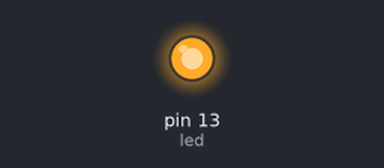
A sketch run on a simulated Arduino Uno, built with avr-gcc and run on an emulated ATmega328P. Parts: output pins drawn as LEDs (lit = HIGH).

Above: at 0.1 s.
Timing chart, 0 to 1.6 s (numbered marks = the images above):
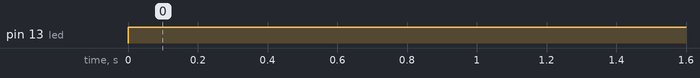

The sketch:

led3.ino
```cpp
  int led = 13;
void setup() {


 pinMode(led, OUTPUT);

}

void loop() {
 digitalWrite(led, HIGH);   // turn the LED on (HIGH is the voltage level)
  delay(1000);               // wait for a second

}
```

Measured:
- by itself, pin 13 (led): LOW → HIGH at 0.00 s
